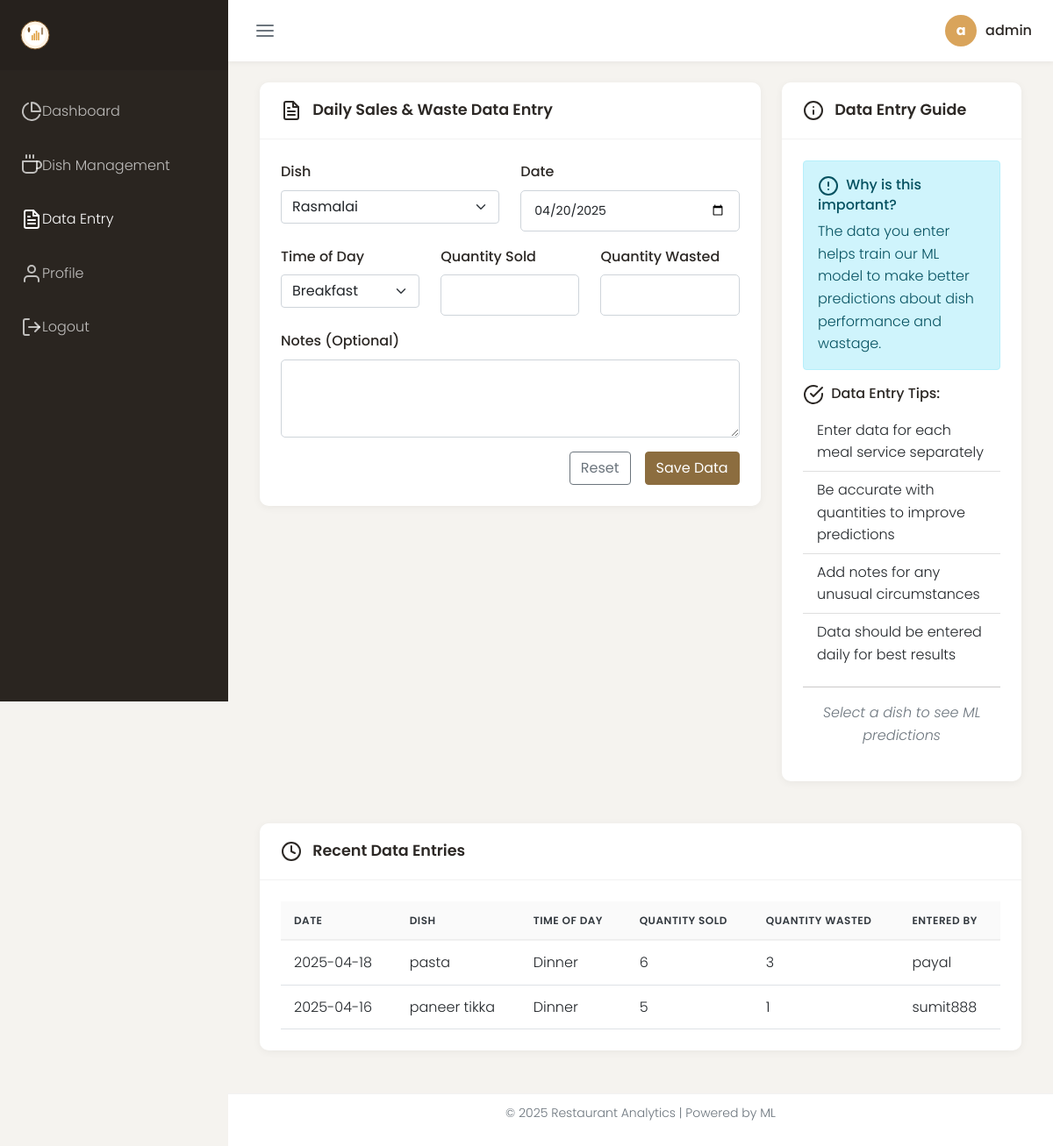
The page /daily-data (signed in) on the database as committed earlier.
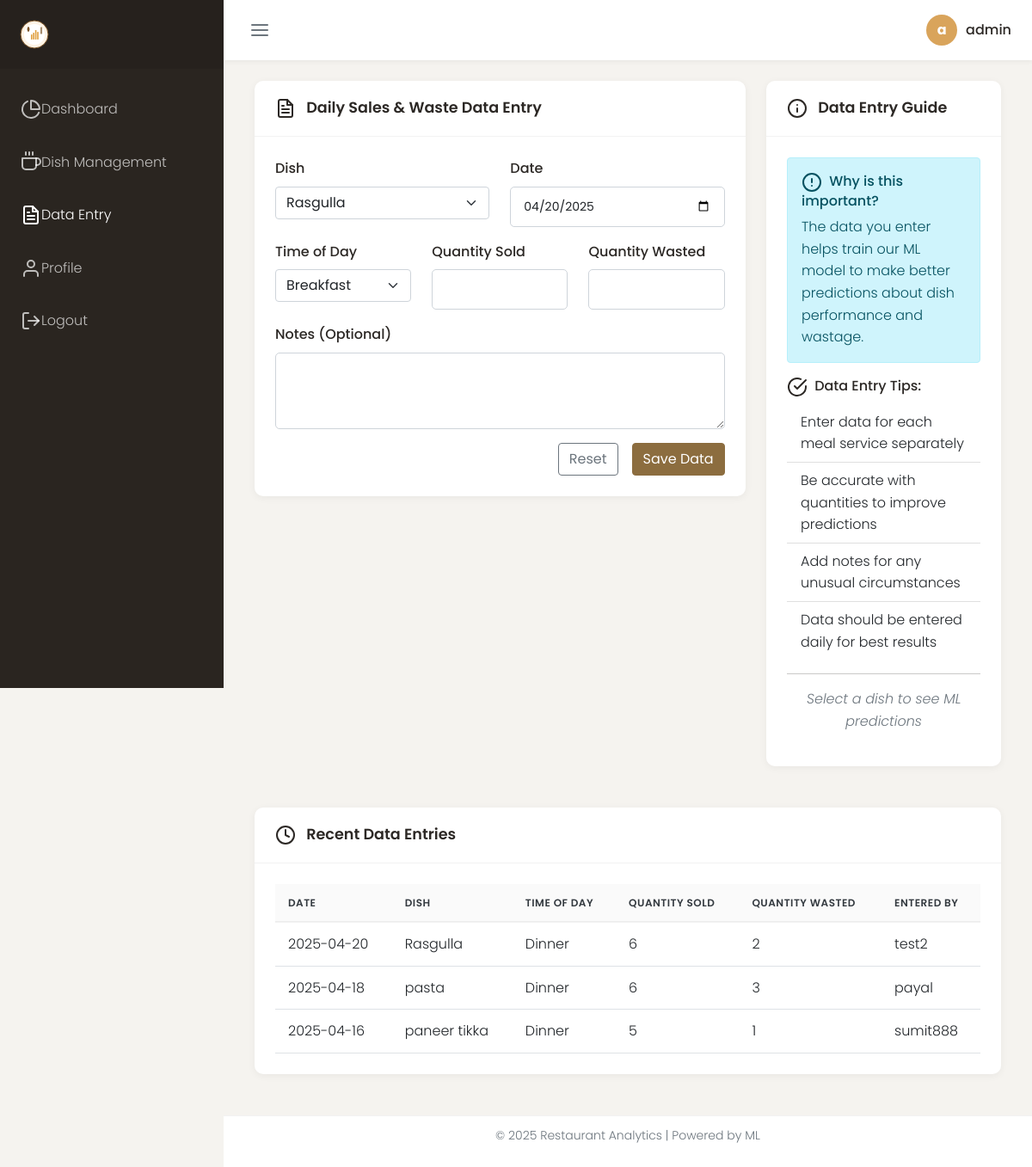
The same page on the database as committed later.
### models.py (models this page shows, shortened)
class User(UserMixin, db.Model):
    id = db.Column(db.Integer, primary_key=True)
    username = db.Column(db.String(64), unique=True, nullable=False)
    email = db.Column(db.String(120), unique=True, nullable=False)
    password_hash = db.Column(db.String(256), nullable=False)
    role = db.Column(db.String(20), nullable=False, default='staff')  # 'admin' or 'staff'
    created_at = db.Column(db.DateTime, default=datetime.utcnow, nullable=False)
    daily_data = db.relationship('DailyData', backref='user', lazy=True)

class DailyData(db.Model):
    id = db.Column(db.Integer, primary_key=True)
    dish_id = db.Column(db.Integer, db.ForeignKey('dish.id'), nullable=False)
    user_id = db.Column(db.Integer, db.ForeignKey('user.id'), nullable=False)
    date = db.Column(db.Date, nullable=False, default=lambda: datetime.utcnow().date())
    day_of_week = db.Column(db.Integer, nullable=False)  # 0-6 (Monday-Sunday)
    time_of_day = db.Column(db.String(20), nullable=False)  # breakfast, lunch, dinner
    quantity_sold = db.Column(db.Integer, nullable=False)
    quantity_wasted = db.Column(db.Integer, nullable=False)
    notes = db.Column(db.Text)
    created_at = db.Column(db.DateTime, default=datetime.utcnow, nullable=False)

class Dish(db.Model):
    id = db.Column(db.Integer, primary_key=True)
    name = db.Column(db.String(100), nullable=False)
    description = db.Column(db.Text)
    category = db.Column(db.String(50))  # appetizer, main, dessert, etc.
    price = db.Column(db.Float, nullable=False)
    image_url = db.Column(db.String(255))  # URL to dish image
    created_at = db.Column(db.DateTime, default=datetime.utcnow, nullable=False)
    updated_at = db.Column(db.DateTime, default=datetime.utcnow, onupdate=datetime.utcnow, nullable=False)
    daily_data = db.relationship('DailyData', backref='dish', lazy=True)

### routes.py (the view, shortened to what this page needs)
    @app.route('/daily-data', methods=['GET', 'POST'])
    @login_required
    def daily_data():
        form = DailyDataForm()
        form.dish.choices = [(dish.id, dish.name) for dish in Dish.query.order_by(Dish.name).all()]
        if request.method == 'GET':
            form.date.data = datetime.now().date()
        recent_entries = DailyData.query.order_by(DailyData.created_at.desc()).limit(10).all()
        return render_template(
            'dish_form.html',
            title='Daily Data Entry',
            form=form,
            recent_entries=recent_entries
        )

### templates/dish_form.html (shortened to what this page needs)
{% extends "base.html" %}
{% block content %}
<div class="container-fluid">
    <div class="row">
        <div class="col-lg-8">
            <div class="dashboard-card">
                <div class="dashboard-card-header">
                    <h5 class="dashboard-card-title">
                        <i data-feather="file-text" class="feather-sm me-2"></i>
                        Daily Sales & Waste Data Entry
                    </h5>
                </div>
                <div class="dashboard-card-body">
                    <form method="POST" action="{{ url_for('daily_data') }}" class="needs-validation" novalidate>
                        <div class="row mb-3">
                            <div class="col-md-6">
                                <label class="form-label" for="dish">Dish</label>
                                {{ form.dish(class="form-select", id="dish", required=true) }}
                            </div>
                            <div class="col-md-6">
                                <label class="form-label" for="date">Date</label>
                                {{ form.date(class="form-control", id="date", required=true, type="date") }}
                            </div>
                        </div>
                        <div class="row mb-3">
                            <div class="col-md-4">
                                <label class="form-label" for="time_of_day">Time of Day</label>
                                {{ form.time_of_day(class="form-select", id="time_of_day", required=true) }}
                            </div>
                            <div class="col-md-4">
                                <label class="form-label" for="quantity_sold">Quantity Sold</label>
                                {{ form.quantity_sold(class="form-control", id="quantity_sold", required=true, type="number", min=0) }}
                            </div>
                            <div class="col-md-4">
                                <label class="form-label" for="quantity_wasted">Quantity Wasted</label>
                                {{ form.quantity_wasted(class="form-control", id="quantity_wasted", required=true, type="number", min=0) }}
                            </div>
                        </div>
                        <div class="mb-3">
                            <label class="form-label" for="notes">Notes (Optional)</label>
                            {{ form.notes(class="form-control", id="notes", rows=3) }}
                        </div>
                        <div class="d-grid gap-2 d-md-flex justify-content-md-end">
                            <button type="reset" class="btn btn-outline-secondary me-md-2">Reset</button>
                            {{ form.submit(class="btn btn-primary") }}
                        </div>
                    </form>
                </div>
            </div>
        </div>
        <div class="col-lg-4">
            <div class="dashboard-card">
                <div class="dashboard-card-header">
                    <h5 class="dashboard-card-title">
                        <i data-feather="info" class="feather-sm me-2"></i>
                        Data Entry Guide
                    </h5>
                </div>
                <div class="dashboard-card-body">
                    <div class="alert alert-info">
                        <h6 class="alert-heading"><i data-feather="alert-circle" class="feather-sm me-1"></i> Why is this important?</h6>
                        <p class="mb-0">The data you enter helps train our ML model to make better predictions about dish performance and wastage.</p>
                    </div>
                    <div class="mb-3">
                        <h6><i data-feather="check-circle" class="feather-sm me-1"></i> Data Entry Tips:</h6>
                        <ul class="list-group list-group-flush">
                            <li class="list-group-item">Enter data for each meal service separately</li>
                            <li class="list-group-item">Be accurate with quantities to improve predictions</li>
                            <li class="list-group-item">Add notes for any unusual circumstances</li>
                            <li class="list-group-item">Data should be entered daily for best results</li>
                        </ul>
                    </div>
                    <hr>
                    <div id="prediction-container">
                        <p class="text-center text-muted">
                            <em>Select a dish to see ML predictions</em>
                        </p>
                    </div>
                </div>
            </div>
        </div>
    </div>
    <div class="row mt-4">
        <div class="col-12">
            <div class="dashboard-card">
                <div class="dashboard-card-header">
                    <h5 class="dashboard-card-title">
                        <i data-feather="clock" class="feather-sm me-2"></i>
                        Recent Data Entries
                    </h5>
                </div>
                <div class="dashboard-card-body">
                    <div class="table-responsive">
                        <table class="table table-hover">
                            <thead>
                                <tr>
                                    <th>Date</th>
                                    <th>Dish</th>
                                    <th>Time of Day</th>
                                    <th>Quantity Sold</th>
                                    <th>Quantity Wasted</th>
                                    <th>Entered By</th>
                                </tr>
                            </thead>
                            <tbody>
                                {% for entry in recent_entries %}
                                <tr>
                                    <td>{{ entry.date.strftime('%Y-%m-%d') }}</td>
                                    <td>{{ entry.dish.name }}</td>
                                    <td>{{ entry.time_of_day.capitalize() }}</td>
                                    <td>{{ entry.quantity_sold }}</td>
                                    <td>{{ entry.quantity_wasted }}</td>
                                    <td>{{ entry.user.username }}</td>
                                </tr>
                                {% else %}
                                <tr>
                                    <td colspan="6" class="text-center">No recent entries found</td>
                                </tr>
                                {% endfor %}
                            </tbody>
                        </table>
                    </div>
                </div>
            </div>
        </div>
    </div>
</div>
{% endblock %}

### templates/base.html (shortened to what this page needs)
<!DOCTYPE html>
<html lang="en">
<head>
    <link href="https://cdn.jsdelivr.net/npm/bootstrap@5.1.3/dist/css/bootstrap.min.css" rel="stylesheet">
    <link href="https://cdnjs.cloudflare.com/ajax/libs/font-awesome/6.0.0-beta3/css/all.min.css" rel="stylesheet">
    <link rel="stylesheet" href="https://cdn.jsdelivr.net/npm/daterangepicker@3.1.0/daterangepicker.css">
    <link href="https://cdn.jsdelivr.net/npm/aos@2.3.4/dist/aos.css" rel="stylesheet">
    <link rel="stylesheet" href="{{ url_for('static', filename='css/style.css') }}">
</head>
<body>
    {% if current_user.is_authenticated %}
        <div class="dashboard-container">
            <aside class="sidebar">
                <div class="sidebar-header">
                    <a href="{{ url_for('dashboard') }}" class="sidebar-brand">
                        <img src="{{ url_for('static', filename='svg/logo.svg') }}" alt="Restaurant Analytics" height="40">
                    </a>
                </div>
                <ul class="sidebar-menu">
                    <li class="sidebar-item">
                        <a href="{{ url_for('dashboard') }}" class="sidebar-link">
                            <i data-feather="pie-chart"></i>
                            <span>Dashboard</span>
                        </a>
                    </li>
                    <li class="sidebar-item">
                        <a href="{{ url_for('dish_management') }}" class="sidebar-link">
                            <i data-feather="coffee"></i>
                            <span>Dish Management</span>
                        </a>
                    </li>
                    <li class="sidebar-item">
                        <a href="{{ url_for('daily_data') }}" class="sidebar-link">
                            <i data-feather="file-text"></i>
                            <span>Data Entry</span>
                        </a>
                    </li>
                    <li class="sidebar-item">
                        <a href="{{ url_for('profile') }}" class="sidebar-link">
                            <i data-feather="user"></i>
                            <span>Profile</span>
                        </a>
                    </li>
                    <li class="sidebar-item">
                        <a href="{{ url_for('logout') }}" class="sidebar-link">
                            <i data-feather="log-out"></i>
                            <span>Logout</span>
                        </a>
                    </li>
                </ul>
            </aside>
            <div class="main-content">
                <header class="main-header">
                    <button class="toggle-sidebar" id="toggle-sidebar">
                        <i data-feather="menu"></i>
                    </button>
                    <div class="user-menu dropdown">
                        <a href="#" class="dropdown-toggle" id="userDropdown" data-bs-toggle="dropdown" aria-expanded="false">
                            <div class="user-image">{{ current_user.username[0] }}</div>
                            <div class="user-name">{{ current_user.username }}</div>
                        </a>
                    </div>
                </header>
                <div class="main-body">
                    {% block content %}{% endblock %}
                </div>
                <footer class="main-footer">
                    <div class="text-center">
                        <p>&copy; {{ now.year }} Restaurant Analytics | Powered by ML</p>
                    </div>
                </footer>
            </div>
        </div>
    {% endif %}
</body>
</html>

Rows that differ between the two databases and show on the page:
added DailyData: date "2025-04-20", dish.name "Rasgulla", time_of_day "Dinner", quantity_sold "6", quantity_wasted "2", user.username "test2"
Other text that changed with them:
form field dish: "Rasmalai" → "Rasgulla"
